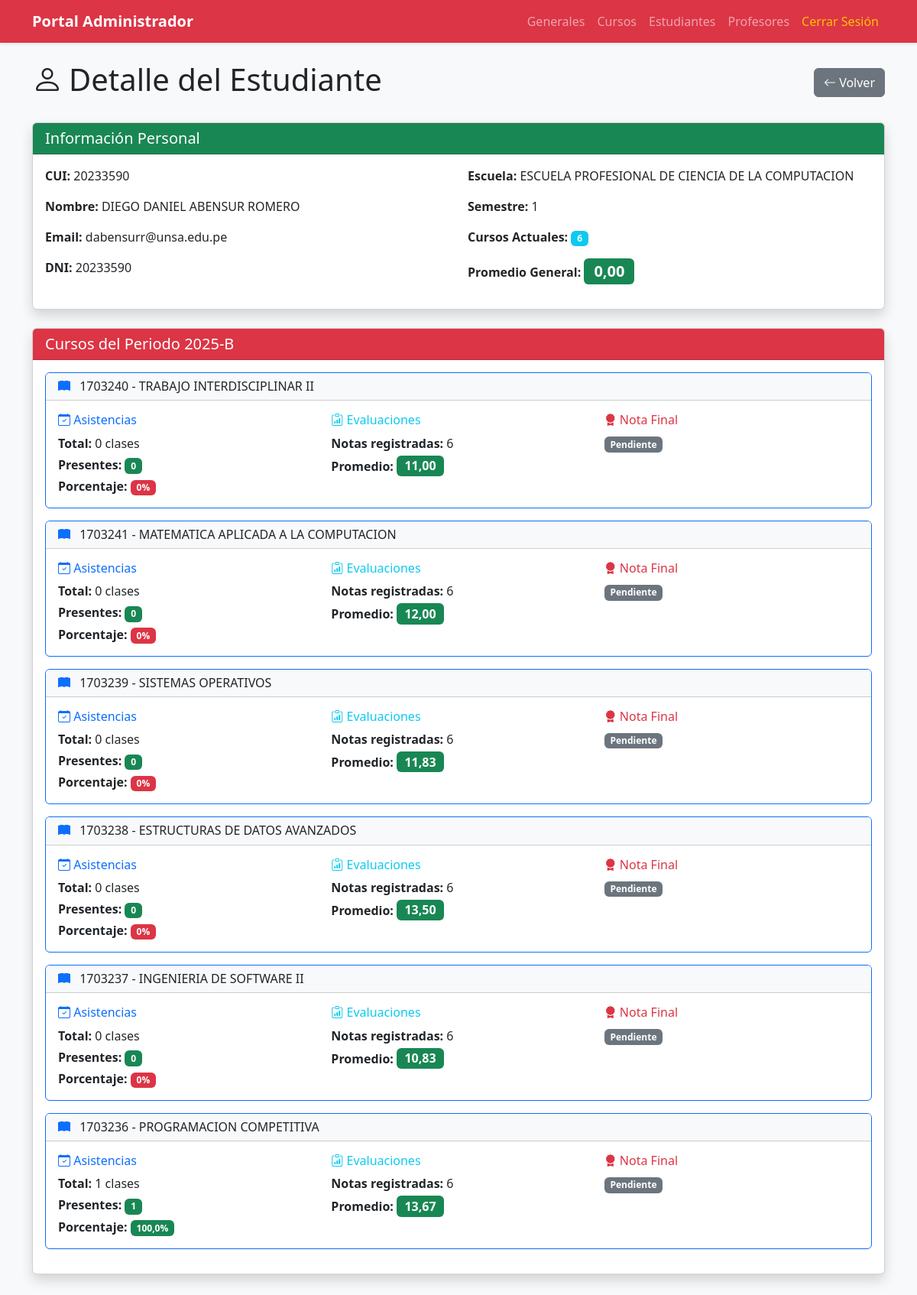
The page /administrador/estadisticas/estudiantes/20233590/ (signed in) on the database its author committed.
### app/models/usuario/models.py (models this page shows, shortened)
class Estudiante(models.Model):
    usuario = models.OneToOneField(
        Usuario,
        on_delete=models.CASCADE,
        primary_key=True,
        related_name='estudiante'
    )
    escuela = models.ForeignKey(
        Escuela,
        on_delete=models.PROTECT,
        related_name='estudiantes'
    )
    codigo_estudiante = models.CharField(max_length=20, unique=True)
    fecha_ingreso = models.DateField()
    semestre_actual = models.IntegerField(default=1)
    creditos_aprobados = models.IntegerField(default=0)
    promedio_ponderado = models.DecimalField(
        max_digits=4,
        decimal_places=2,
        default=0.00
    )
    class Meta:
        db_table = 'estudiante'
        verbose_name = 'Estudiante'
        verbose_name_plural = 'Estudiantes'

class Usuario(AbstractBaseUser, PermissionsMixin):
    codigo = models.CharField(max_length=20, unique=True, primary_key=True)
    nombres = models.CharField(max_length=100)
    apellidos = models.CharField(max_length=100)
    email = models.EmailField(unique=True, validators=[EmailValidator()])
    telefono = models.CharField(max_length=20, blank=True, null=True)
    dni = models.CharField(
        max_length=8,
        unique=True,
        validators=[RegexValidator(regex=r'^\d{8}$', message='DNI debe tener 8 dígitos')]
    )
    tipo_usuario = models.ForeignKey(
        TipoUsuario,
        on_delete=models.PROTECT,
        related_name='usuarios'
    )
    estado_cuenta = models.ForeignKey(
        EstadoCuenta,
        on_delete=models.PROTECT,
        related_name='usuarios',
        default='ACTIVO'
    )
    permisos_usuario = models.ManyToManyField(
        Permiso,
        related_name='usuarios',
        blank=True
    )
    fecha_registro = models.DateTimeField(auto_now_add=True)
    fecha_actualizacion = models.DateTimeField(auto_now=True)
    ultimo_acceso = models.DateTimeField(null=True, blank=True)
    direccion_ip_ultimo_acceso = models.GenericIPAddressField(null=True, blank=True)
    is_active = models.BooleanField(default=True)
    is_staff = models.BooleanField(default=False)
    is_superuser = models.BooleanField(default=False)
    objects = UsuarioManager()
    USERNAME_FIELD = 'email'
    REQUIRED_FIELDS = ['codigo', 'nombres', 'apellidos', 'dni']
    class Meta:
        db_table = 'usuario'
        verbose_name = 'Usuario'
        verbose_name_plural = 'Usuarios'
        ordering = ['apellidos', 'nombres']
    @property
    def nombre_completo(self):
        return f"{self.nombres} {self.apellidos}"

class Escuela(models.Model):
    codigo = models.CharField(max_length=20, unique=True, primary_key=True)
    nombre = models.CharField(max_length=200)
    facultad = models.CharField(max_length=200, blank=True, null=True)
    descripcion = models.TextField(blank=True, null=True)
    is_active = models.BooleanField(default=True)
    class Meta:
        db_table = 'escuela'
        verbose_name = 'Escuela'
        verbose_name_plural = 'Escuelas'

### app/models/curso/models.py (models this page shows, shortened)
class Curso(models.Model):
    codigo = models.CharField(max_length=20, unique=True, primary_key=True)
    nombre = models.CharField(max_length=200)
    descripcion = models.TextField(blank=True, null=True)
    creditos = models.IntegerField(default=3)
    horas_teoria = models.IntegerField(default=2)
    horas_practica = models.IntegerField(default=2)
    horas_laboratorio = models.IntegerField(default=0)
    semestre_recomendado = models.IntegerField(default=1)
    escuela = models.ForeignKey(
        Escuela,
        on_delete=models.PROTECT,
        related_name='cursos'
    )
    prerequisitos = models.ManyToManyField(
        'self',
        symmetrical=False,
        related_name='cursos_siguientes',
        blank=True
    )
    fecha_creacion = models.DateTimeField(auto_now_add=True)
    fecha_actualizacion = models.DateTimeField(auto_now=True)
    is_active = models.BooleanField(default=True)
    tiene_grupo_b = models.BooleanField(
        default=False,
        help_text='Si el curso tiene dos grupos (A y B)'
    )
    class Meta:
        db_table = 'curso'
        verbose_name = 'Curso'
        verbose_name_plural = 'Cursos'
        ordering = ['codigo']

### app/models/usuario/admin_views.py (the view)
# urls.py: path('administrador/estadisticas/estudiantes/<str:codigo_estudiante>/', admin_views.estadisticas_estudiante_detalle, name='estadisticas_estudiante_detalle'),
@never_cache
@login_required
def estadisticas_estudiante_detalle(request, codigo_estudiante):
    if not hasattr(request.user, 'tipo_usuario'):
        messages.error(request, 'No tiene permisos para acceder a esta página.')
        return redirect('login')
    tipo = request.user.tipo_usuario.nombre
    if tipo != 'Administrador':
        messages.error(request, 'Solo administradores pueden ver estadísticas de estudiantes.')
        return redirect('login')
    from app.models.matricula.models import Matricula
    from app.models.asistencia.models import Asistencia
    from app.models.evaluacion.models import Nota
    from django.db.models import Avg, Count, Q
    estudiante = get_object_or_404(Estudiante, codigo_estudiante=codigo_estudiante)
    matriculas = Matricula.objects.filter(
        estudiante=estudiante,
        periodo_academico='2025-B',
        estado='MATRICULADO'
    ).select_related('curso', 'curso__escuela')
    cursos_stats = []
    for matricula in matriculas:
        asistencias = Asistencia.objects.filter(
            estudiante=estudiante,
            curso=matricula.curso
        )
        total_asistencias = asistencias.count()
        asistencias_presentes = asistencias.filter(estado__nombre='Presente').count()
        porcentaje_asistencia = (asistencias_presentes / total_asistencias * 100) if total_asistencias > 0 else 0
        notas = Nota.objects.filter(
            estudiante=estudiante,
            curso=matricula.curso
        )
        promedio_curso = notas.aggregate(promedio=Avg('valor'))['promedio'] or 0
        cursos_stats.append({
            'curso': matricula.curso,
            'total_asistencias': total_asistencias,
            'asistencias_presentes': asistencias_presentes,
            'porcentaje_asistencia': round(porcentaje_asistencia, 2),
            'total_notas': notas.count(),
            'promedio_curso': round(promedio_curso, 2),
            'nota_final': matricula.nota_final or 0,
        })
    total_cursos = matriculas.count()
    promedio_general = estudiante.promedio_ponderado or 0
    context = {
        'usuario': request.user,
        'estudiante': estudiante,
        'cursos_stats': cursos_stats,
        'total_cursos': total_cursos,
        'promedio_general': promedio_general,
    }
    return render(request, 'admin/estadisticas_estudiante_detalle.html', context)

### Templates/admin/estadisticas_estudiante_detalle.html (shortened to what this page needs)
<!doctype html>
<html lang="es">
<head>
    <link href="https://cdn.jsdelivr.net/npm/bootstrap@5.3.2/dist/css/bootstrap.min.css" rel="stylesheet">
    <link rel="stylesheet" href="https://cdn.jsdelivr.net/npm/bootstrap-icons@1.11.1/font/bootstrap-icons.css">
</head>
<body class="bg-light">
    <nav class="navbar navbar-expand-lg navbar-dark bg-danger shadow-sm">
        <div class="container">
            <a class="navbar-brand fw-bold" href="{% url 'admin_dashboard' %}">Portal Administrador</a>
            <div class="collapse navbar-collapse">
                <ul class="navbar-nav ms-auto">
                    <li class="nav-item"><a class="nav-link" href="{% url 'estadisticas_generales' %}">Generales</a></li>
                    <li class="nav-item"><a class="nav-link" href="{% url 'estadisticas_cursos' %}">Cursos</a></li>
                    <li class="nav-item"><a class="nav-link" href="{% url 'estadisticas_estudiantes' %}">Estudiantes</a></li>
                    <li class="nav-item"><a class="nav-link" href="{% url 'estadisticas_profesores' %}">Profesores</a></li>
                    <li class="nav-item"><a class="nav-link text-warning" href="{% url 'logout' %}">Cerrar Sesión</a></li>
                </ul>
            </div>
        </div>
    </nav>
    <main class="container mt-4 mb-5">
        <div class="d-flex justify-content-between align-items-center mb-4">
            <h1><i class="bi bi-person me-2"></i>Detalle del Estudiante</h1>
            <a href="{% url 'estadisticas_estudiantes' %}" class="btn btn-secondary">
                <i class="bi bi-arrow-left"></i> Volver
            </a>
        </div>
        <div class="card mb-4 shadow">
            <div class="card-header bg-success text-white">
                <h5 class="mb-0">Información Personal</h5>
            </div>
            <div class="card-body">
                <div class="row">
                    <div class="col-md-6">
                        <p><strong>CUI:</strong> {{ estudiante.codigo_estudiante }}</p>
                        <p><strong>Nombre:</strong> {{ estudiante.usuario.nombre_completo }}</p>
                        <p><strong>Email:</strong> {{ estudiante.usuario.email }}</p>
                        <p><strong>DNI:</strong> {{ estudiante.usuario.dni }}</p>
                    </div>
                    <div class="col-md-6">
                        <p><strong>Escuela:</strong> {{ estudiante.escuela.nombre }}</p>
                        <p><strong>Semestre:</strong> {{ estudiante.semestre_actual }}</p>
                        <p><strong>Cursos Actuales:</strong> <span class="badge bg-info">{{ total_cursos }}</span></p>
                        <p><strong>Promedio General:</strong> <span class="badge bg-success fs-5">{{ promedio_general|floatformat:2 }}</span></p>
                    </div>
                </div>
            </div>
        </div>
        <div class="card shadow">
            <div class="card-header bg-danger text-white">
                <h5 class="mb-0">Cursos del Periodo 2025-B</h5>
            </div>
            <div class="card-body">
                {% if cursos_stats %}
                    {% for curso_data in cursos_stats %}
                    <div class="card mb-3 border-primary">
                        <div class="card-header bg-light">
                            <h6 class="mb-0">
                                <i class="bi bi-book-fill text-primary me-2"></i>
                                {{ curso_data.curso.codigo }} - {{ curso_data.curso.nombre }}
                            </h6>
                        </div>
                        <div class="card-body">
                            <div class="row">
                                <div class="col-md-4">
                                    <h6 class="text-primary"><i class="bi bi-calendar-check"></i> Asistencias</h6>
                                    <p class="mb-1">
                                        <strong>Total:</strong> {{ curso_data.total_asistencias }} clases
                                    </p>
                                    <p class="mb-1">
                                        <strong>Presentes:</strong>
                                        <span class="badge bg-success">{{ curso_data.asistencias_presentes }}</span>
                                    </p>
                                    <p class="mb-0">
                                        <strong>Porcentaje:</strong>
                                        <span class="badge {% if curso_data.porcentaje_asistencia >= 70 %}bg-success{% elif curso_data.porcentaje_asistencia >= 50 %}bg-warning{% else %}bg-danger{% endif %}">
                                            {{ curso_data.porcentaje_asistencia }}%
                                        </span>
                                    </p>
                                </div>
                                <div class="col-md-4">
                                    <h6 class="text-info"><i class="bi bi-clipboard-data"></i> Evaluaciones</h6>
                                    <p class="mb-1">
                                        <strong>Notas registradas:</strong> {{ curso_data.total_notas }}
                                    </p>
                                    <p class="mb-0">
                                        <strong>Promedio:</strong>
                                        <span class="badge {% if curso_data.promedio_curso >= 10.5 %}bg-success{% else %}bg-danger{% endif %} fs-6">
                                            {{ curso_data.promedio_curso }}
                                        </span>
                                    </p>
                                </div>
                                <div class="col-md-4">
                                    <h6 class="text-danger"><i class="bi bi-award-fill"></i> Nota Final</h6>
                                    <p class="mb-0">
                                        {% if curso_data.nota_final > 0 %}
                                            <span class="badge {% if curso_data.nota_final >= 10.5 %}bg-success{% else %}bg-danger{% endif %} fs-5">
                                                {{ curso_data.nota_final|floatformat:2 }}
                                            </span>
                                            {% if curso_data.nota_final >= 10.5 %}
                                                <span class="text-success ms-2">✓ Aprobado</span>
                                            {% else %}
                                                <span class="text-danger ms-2">✗ Desaprobado</span>
                                            {% endif %}
                                        {% else %}
                                            <span class="badge bg-secondary">Pendiente</span>
                                        {% endif %}
                                    </p>
                                </div>
                            </div>
                        </div>
                    </div>
                    {% endfor %}
                {% else %}
                    <p class="text-center text-muted">El estudiante no está matriculado en ningún curso del periodo actual.</p>
                {% endif %}
            </div>
        </div>
    </main>
</body>
</html>

### rows shown on the page
Estudiante: codigo_estudiante "20233590", usuario.nombre_completo "DIEGO DANIEL ABENSUR ROMERO", usuario.email "dabensurr@unsa.edu.pe", usuario.dni "20233590", escuela.nombre "ESCUELA PROFESIONAL DE CIENCIA DE LA COMPUTACION", semestre_actual "1"
Curso: curso.codigo "1703240", curso.nombre "TRABAJO INTERDISCIPLINAR II", total_asistencias "0", asistencias_presentes "0", porcentaje_asistencia "0", total_notas "6", promedio_curso "11,00"
Curso: curso.codigo "1703241", curso.nombre "MATEMATICA APLICADA A LA COMPUTACION", total_asistencias "0", asistencias_presentes "0", porcentaje_asistencia "0", total_notas "6", promedio_curso "12,00"
Curso: curso.codigo "1703239", curso.nombre "SISTEMAS OPERATIVOS", total_asistencias "0", asistencias_presentes "0", porcentaje_asistencia "0", total_notas "6", promedio_curso "11,83"
Curso: curso.codigo "1703238", curso.nombre "ESTRUCTURAS DE DATOS AVANZADOS", total_asistencias "0", asistencias_presentes "0", porcentaje_asistencia "0", total_notas "6", promedio_curso "13,50"
Curso: curso.codigo "1703237", curso.nombre "INGENIERIA DE SOFTWARE II", total_asistencias "0", asistencias_presentes "0", porcentaje_asistencia "0", total_notas "6", promedio_curso "10,83"
Curso: curso.codigo "1703236", curso.nombre "PROGRAMACION COMPETITIVA", total_asistencias "1", asistencias_presentes "1", porcentaje_asistencia "100,0", total_notas "6", promedio_curso "13,67"

### other values the page prints
{{ total_cursos }} "6"
{{ promedio_general|floatformat:2 }} "0,00"
